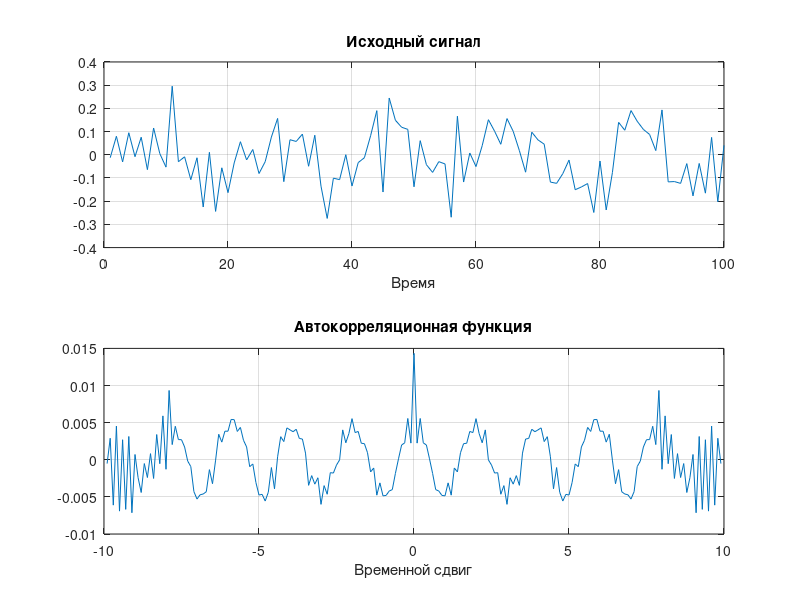

Here is the MATLAB script that generated this plot:
clear;

Fs = 10;
ts = 0: 1/Fs : 10-1/Fs;
N = length(ts);

x = 0.1*sin(2*pi*0.5*ts);
x = awgn(x,20);

subplot(2,1,1)
plot(x), grid on, title('Исходный сигнал')
xlabel('Время')

[xc, lags] = xcorr(x,'unbiased');
subplot(2,1,2)
plot(lags/Fs,xc), grid on, title('Автокорреляционная функция')
xlabel('Временной сдвиг')
